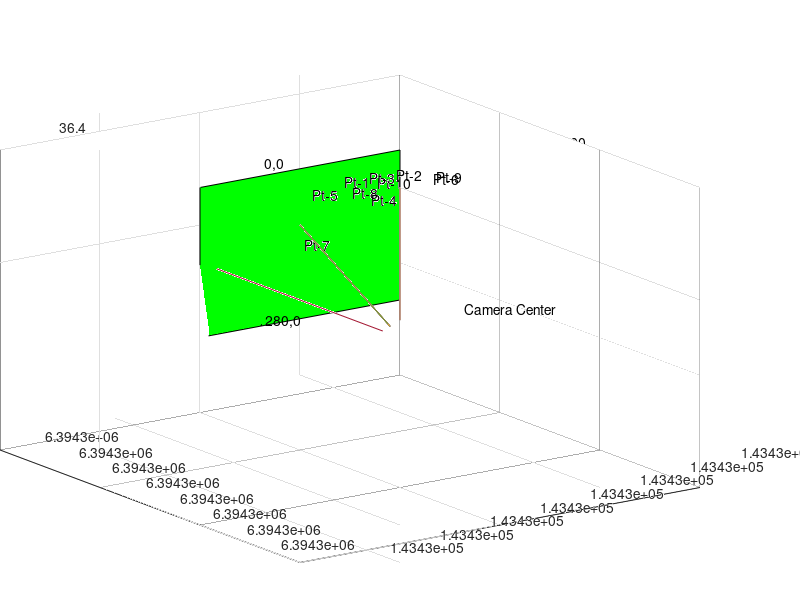

Recreate this plot in MATLAB. (Note: this script raises an error after producing the figure.)
%% 3d point
worldPoints =  [143430.318, 6394363.127, 39.797;
                143434.166, 6394361.662, 39.842;
                143432.108, 6394362.287, 39.617;
                143432.948, 6394364.927, 37.656;
                143427.658, 6394362.027, 38.376;
                143436.316, 6394359.472, 38.452;
                143427.048, 6394361.520, 33.577;
                143430.465, 6394361.396, 38.098;
                143437.223, 6394361.204, 39.037;
                143432.753, 6394362.541, 39.446];

%% R matrix
rvec = [0.9374521391997079, -0.3434782435455127, -0.05662316593745959;
        -0.08260335620060169, -0.06147257392411345, -0.994684778308958;
        0.3381718087811107, 0.9371466368002576, -0.08600005162601933];
    
%% T matrix
tvec = [2061863.850036867;
        404959.7605953381;
        -6040933.256341981];
    
%% 3d point transformed on camera space
cameracoordinate = rvec * worldPoints(1,:).' + tvec;

%% check whether we will get the 3d point again
reverseTvec = [inv(rvec), -inv(rvec)*tvec; 0, 0, 0, 1];
worldcoordinate = reverseTvec * [cameracoordinate; 1];

%% C matrix
K = [1432, 0, 640;
     0, 1432, 480;
     0, 0, 1];
 
%% pixel coordinate 
pixelcoordinate = K*cameracoordinate;
normalizedcoordinate = [pixelcoordinate(1)/pixelcoordinate(3);
                        pixelcoordinate(2)/pixelcoordinate(3);
                        pixelcoordinate(3)/pixelcoordinate(3)];
    
%% revert back
pixels =   [397.210571, 145.146866;
            650.494934, 129.172379;
            519.567688, 131.898239;
            531.834473, 267.480103;
            239.835358, 207.141220;
            834.740051, 174.580566;
            211.190155, 510.402740;
            437.319458, 218.244186;
            845.259948, 160.413910;
            559.729248, 170.678528];

sometemp = reverseTvec * [pixels(1,:) 1 1].';        
        
cameracenter = inv(K) * [0,0,0].';
cameraspace0  = inv(K) * [pixels(1,:) 1].';
cameraspace1  = inv(K) * [pixels(2,:) 1].';
cameraspace2  = inv(K) * [pixels(3,:) 1].';
cameraspace3  = inv(K) * [pixels(4,:) 1].';
cameraspace4  = inv(K) * [pixels(5,:) 1].';
cameraspace5  = inv(K) * [pixels(6,:) 1].';
cameraspace6  = inv(K) * [pixels(7,:) 1].';
cameraspace7  = inv(K) * [pixels(8,:) 1].';
cameraspace8  = inv(K) * [pixels(9,:) 1].';
cameraspace9  = inv(K) * [pixels(10,:) 1].';

corner0 = inv(K) * [0,0,1].';
corner1 = inv(K) * [1280,0,1].';
corner2 = inv(K) * [1280,960,1].';
corner3 = inv(K) * [0,960,1].';

projectedcameracenter  = reverseTvec * [cameracenter; 1];
projectedpixel0        = reverseTvec * [cameraspace0; 1];
projectedpixel1        = reverseTvec * [cameraspace1; 1];
projectedpixel2        = reverseTvec * [cameraspace2; 1];
projectedpixel3        = reverseTvec * [cameraspace3; 1];
projectedpixel4        = reverseTvec * [cameraspace4; 1];
projectedpixel5        = reverseTvec * [cameraspace5; 1];
projectedpixel6        = reverseTvec * [cameraspace6; 1];
projectedpixel7        = reverseTvec * [cameraspace7; 1];
projectedpixel8        = reverseTvec * [cameraspace8; 1];
projectedpixel9        = reverseTvec * [cameraspace9; 1];

projectedcorner0 = reverseTvec * [corner0; 1];
projectedcorner1 = reverseTvec * [corner1; 1];
projectedcorner2 = reverseTvec * [corner2; 1];
projectedcorner3 = reverseTvec * [corner3; 1];

rays0 = [projectedcameracenter(1:3,:).' ; projectedpixel0(1:3,:).'];
rays1 = [projectedcameracenter(1:3,:).' ; projectedpixel1(1:3,:).'];
rays2 = [projectedcameracenter(1:3,:).' ; projectedpixel2(1:3,:).'];
rays3 = [projectedcameracenter(1:3,:).' ; projectedpixel3(1:3,:).'];
rays4 = [projectedcameracenter(1:3,:).' ; projectedpixel4(1:3,:).'];
rays5 = [projectedcameracenter(1:3,:).' ; projectedpixel5(1:3,:).'];
rays6 = [projectedcameracenter(1:3,:).' ; projectedpixel6(1:3,:).'];
rays7 = [projectedcameracenter(1:3,:).' ; projectedpixel7(1:3,:).'];
rays8 = [projectedcameracenter(1:3,:).' ; projectedpixel8(1:3,:).'];
rays9 = [projectedcameracenter(1:3,:).' ; projectedpixel9(1:3,:).'];

plot3 (rays0(:,1), rays0(:,2), rays0(:,3)); hold on;
text  (projectedpixel0(1), projectedpixel0(2), projectedpixel0(3), 'Pt-1');
plot3 (rays1(:,1), rays1(:,2), rays1(:,3)); hold on;
text  (projectedpixel1(1), projectedpixel1(2), projectedpixel1(3), 'Pt-2'); 
plot3 (rays2(:,1), rays2(:,2), rays2(:,3)); hold on;
text  (projectedpixel2(1), projectedpixel2(2), projectedpixel2(3), 'Pt-3');
plot3 (rays3(:,1), rays3(:,2), rays3(:,3)); hold on;
text  (projectedpixel3(1), projectedpixel3(2), projectedpixel3(3), 'Pt-4');
plot3 (rays4(:,1), rays4(:,2), rays4(:,3)); hold on;
text  (projectedpixel4(1), projectedpixel4(2), projectedpixel4(3), 'Pt-5');
plot3 (rays5(:,1), rays5(:,2), rays5(:,3)); hold on;
text  (projectedpixel5(1), projectedpixel5(2), projectedpixel5(3), 'Pt-6');
plot3 (rays6(:,1), rays6(:,2), rays6(:,3)); hold on;
text  (projectedpixel6(1), projectedpixel6(2), projectedpixel6(3), 'Pt-7');
plot3 (rays7(:,1), rays7(:,2), rays7(:,3)); hold on;
text  (projectedpixel7(1), projectedpixel7(2), projectedpixel7(3), 'Pt-8');
plot3 (rays8(:,1), rays8(:,2), rays8(:,3)); hold on;
text  (projectedpixel8(1), projectedpixel8(2), projectedpixel8(3), 'Pt-9');
plot3 (rays9(:,1), rays9(:,2), rays9(:,3)); hold on;
text  (projectedpixel9(1), projectedpixel9(2), projectedpixel9(3), 'Pt-10');
text  (projectedcameracenter(1), projectedcameracenter(2), projectedcameracenter(3), 'Camera Center'); 

cornerpoints = [projectedcorner0 projectedcorner1 projectedcorner2 projectedcorner3];
x = cornerpoints(1, 1:4);
y = cornerpoints(2, 1:4);
z = cornerpoints(3, 1:4);
fill3 (x,y,z,'g');
labels = {'0,0','1280,960','0,960','1280,0'}; 
text (x,y,z, labels);

grid on;   
alpha(0.3);
